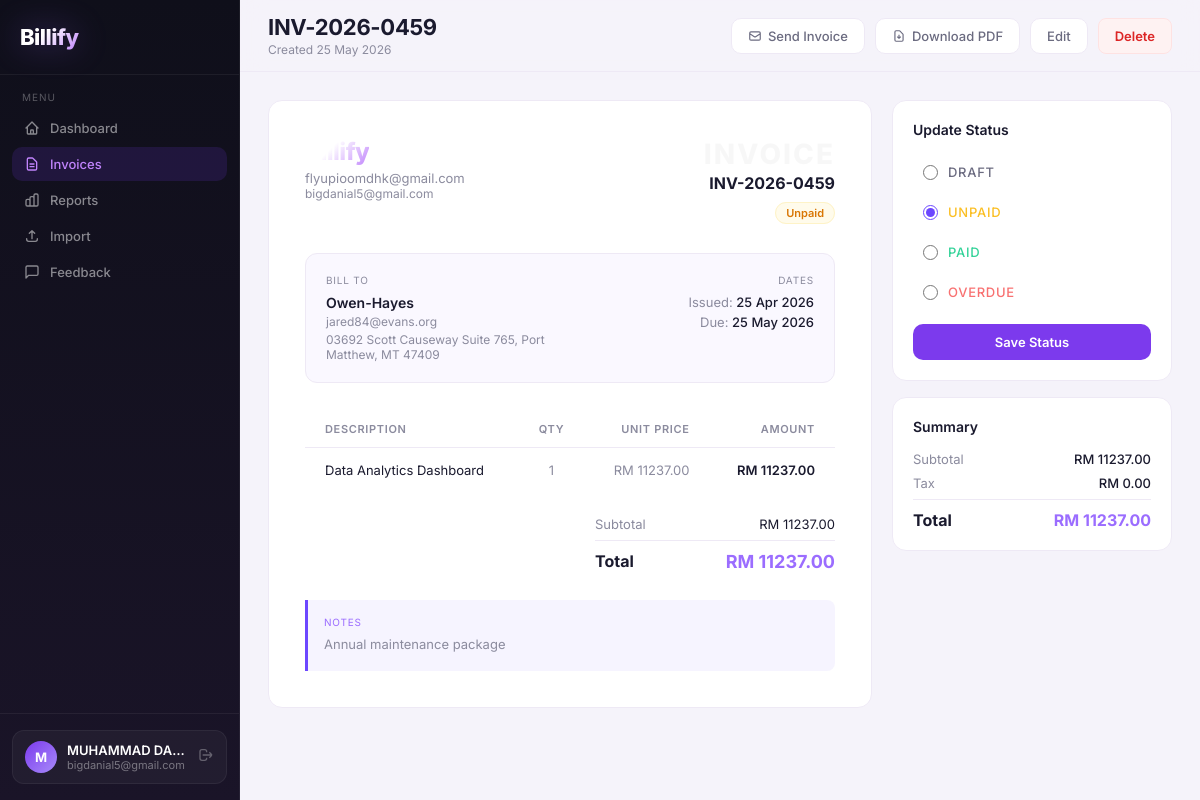
The page /invoices/459 (signed in) on the database as committed earlier.
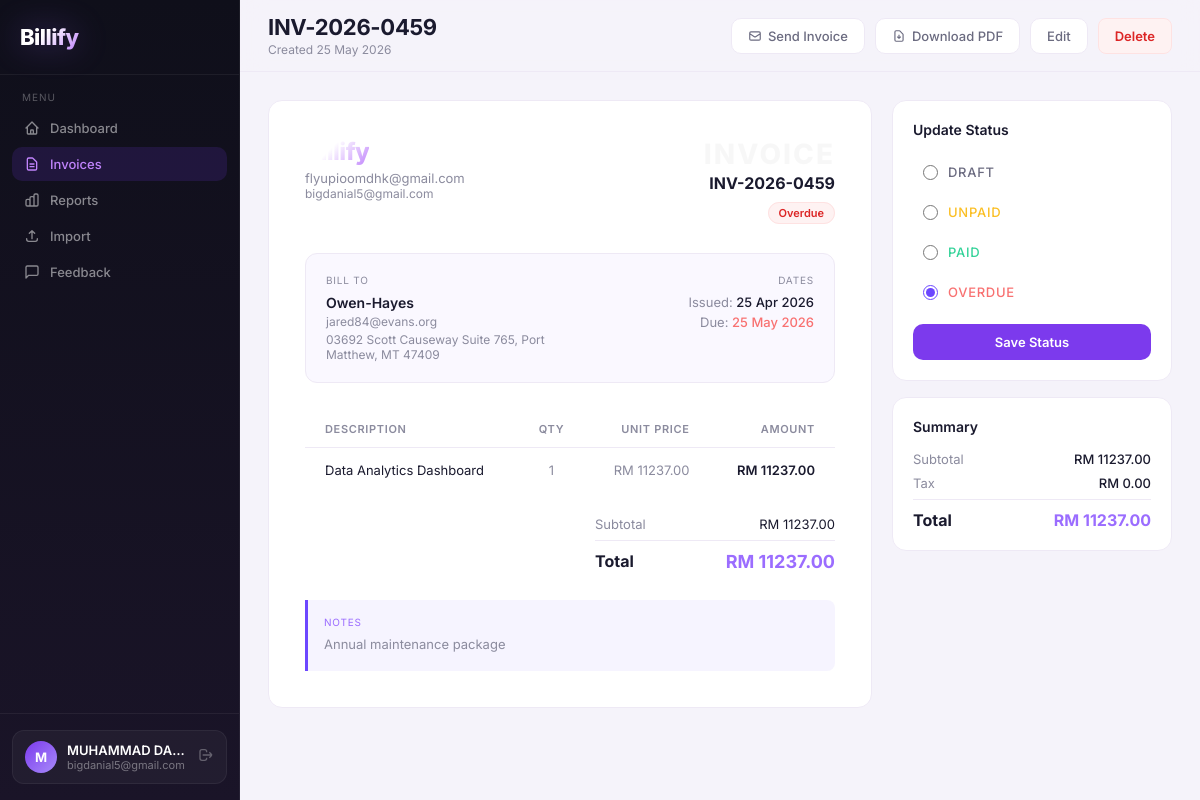
The same page on the database as committed later.
### app.py (models this page shows)
class Invoice(db.Model):
    id = db.Column(db.Integer, primary_key=True)
    invoice_number = db.Column(db.String(20), unique=True, nullable=False)
    client_name = db.Column(db.String(100), nullable=False)
    client_email = db.Column(db.String(120))
    client_address = db.Column(db.Text)
    issue_date = db.Column(db.Date, nullable=False, default=date.today)
    due_date = db.Column(db.Date, nullable=False)
    status = db.Column(db.String(20), default='Draft')
    subtotal = db.Column(db.Float, default=0.0)
    tax_percent = db.Column(db.Float, default=0.0)
    tax_amount = db.Column(db.Float, default=0.0)
    total = db.Column(db.Float, default=0.0)
    notes = db.Column(db.Text)
    user_id = db.Column(db.Integer, db.ForeignKey('user.id'), nullable=False)
    created_at = db.Column(db.DateTime, default=datetime.utcnow)
    items = db.relationship('InvoiceItem', backref='invoice', lazy=True, cascade='all, delete-orphan')

### app.py (the view)
@app.route('/invoices/<int:id>')
@login_required
def view_invoice(id):
    inv = Invoice.query.filter_by(id=id, user_id=current_user.id).first_or_404()
    return render_template('invoice_view.html', invoice=inv)

### app.py (called while the page is built)
@app.after_request
def add_security_headers(response):
    response.headers['X-Content-Type-Options'] = 'nosniff'
    response.headers['X-Frame-Options'] = 'SAMEORIGIN'
    response.headers['X-XSS-Protection'] = '1; mode=block'
    response.headers['Referrer-Policy'] = 'strict-origin-when-cross-origin'
    return response

@login_manager.user_loader
def load_user(user_id):
    return User.query.get(int(user_id))

### templates/invoice_view.html (shortened to what the changed rows need)
{% extends 'base.html' %}
{% block page_title %}{{ invoice.invoice_number }}{% endblock %}
{% block page_subtitle %}Created {{ invoice.created_at.strftime('%d %b %Y') }}{% endblock %}
{% block content %}
<div style="display:grid;grid-template-columns:1fr 280px;gap:20px;" class="fade-up fade-up-1">
  <div class="card" style="padding:36px;">
    <div style="display:flex;justify-content:space-between;align-items:start;margin-bottom:32px;">
      <div style="text-align:right;">
        <div style="font-size:28px;font-weight:800;color:rgba(0,0,0,0.03);letter-spacing:2px;">INVOICE</div>
        <div style="font-size:16px;font-weight:700;color:var(--text);margin-top:2px;">{{ invoice.invoice_number }}</div>
        <div style="margin-top:8px;">
          {% if invoice.status == 'Paid' %}<span class="badge-paid">Paid</span>
          {% elif invoice.status == 'Overdue' %}<span class="badge-overdue">Overdue</span>
          {% elif invoice.status == 'Unpaid' %}<span class="badge-unpaid">Unpaid</span>
          {% else %}<span class="badge-draft">Draft</span>{% endif %}
        </div>
      </div>
    </div>
    <div style="display:grid;grid-template-columns:1fr 1fr;gap:20px;padding:20px;background:#faf8ff;border:1px solid var(--border);border-radius:12px;margin-bottom:28px;">
      <div>
        <div style="font-size:10px;color:var(--muted);text-transform:uppercase;letter-spacing:0.08em;margin-bottom:8px;">Bill To</div>
        <div style="font-weight:600;color:var(--text);font-size:14px;">{{ invoice.client_name }}</div>
        {% if invoice.client_email %}<div style="font-size:12px;color:var(--muted);margin-top:3px;">{{ invoice.client_email }}</div>{% endif %}
        {% if invoice.client_address %}<div style="font-size:12px;color:var(--muted);margin-top:3px;white-space:pre-line;">{{ invoice.client_address }}</div>{% endif %}
      </div>
      <div style="text-align:right;">
        <div style="font-size:13px;color:var(--muted);margin-bottom:4px;">Issued: <span style="color:var(--text);font-weight:500;">{{ invoice.issue_date.strftime('%d %b %Y') }}</span></div>
        <div style="font-size:13px;color:var(--muted);">Due: <span style="font-weight:500;{% if invoice.status == 'Overdue' %}color:#f87171;{% else %}color:var(--text);{% endif %}">{{ invoice.due_date.strftime('%d %b %Y') }}</span></div>
      </div>
    </div>
    <table style="margin-bottom:24px;">
      <thead>
        <tr>
          <th>Description</th>
          <th style="text-align:center;">Qty</th>
          <th style="text-align:right;">Unit Price</th>
          <th style="text-align:right;">Amount</th>
        </tr>
      </thead>
    </table>
    <div style="display:flex;justify-content:flex-end;">
      <div style="width:240px;">
        <div style="display:flex;justify-content:space-between;font-size:13px;margin-bottom:8px;">
          <span style="color:var(--muted);">Subtotal</span>
          <span style="color:var(--text);">RM {{ "%.2f"|format(invoice.subtotal) }}</span>
        </div>
        <div style="display:flex;justify-content:space-between;border-top:1px solid var(--border);padding-top:10px;margin-top:4px;">
          <span style="font-weight:700;color:var(--text);">Total</span>
          <span style="font-weight:700;font-size:18px;color:#9b6dff;">RM {{ "%.2f"|format(invoice.total) }}</span>
        </div>
      </div>
    </div>
    {% if invoice.notes %}
    <div style="margin-top:28px;padding:16px;background:rgba(108,71,255,0.06);border-left:3px solid #6c47ff;border-radius:0 8px 8px 0;">
      <div style="font-size:10px;color:#9b6dff;text-transform:uppercase;letter-spacing:0.08em;margin-bottom:6px;">Notes</div>
      <div style="font-size:13px;color:var(--muted);white-space:pre-line;line-height:1.6;">{{ invoice.notes }}</div>
    </div>
    {% endif %}
  </div>
  <div style="display:flex;flex-direction:column;gap:16px;">
    <div class="card" style="padding:20px;">
      <form method="POST" action="{{ url_for('update_status', id=invoice.id) }}">
        {% for s in ['Draft','Unpaid','Paid','Overdue'] %}
        <label style="display:flex;align-items:center;gap:10px;padding:10px;border-radius:8px;cursor:pointer;margin-bottom:4px;transition:background 0.15s;" onmouseover="this.style.background='rgba(0,0,0,0.02)'" onmouseout="this.style.background='transparent'">
          <input type="radio" name="status" value="{{ s }}" {% if invoice.status == s %}checked{% endif %} style="accent-color:#6c47ff;width:15px;height:15px;"/>
          <span style="font-size:13px;font-weight:500;
            {% if s == 'Paid' %}color:#34d399;
            {% elif s == 'Overdue' %}color:#f87171;
            {% elif s == 'Unpaid' %}color:#fbbf24;
            {% else %}color:var(--muted-light);{% endif %}">{{ s }}</span>
        </label>
        {% endfor %}
      </form>
    </div>
    <div class="card" style="padding:20px;">
      <div style="display:flex;justify-content:space-between;font-size:13px;margin-bottom:8px;">
        <span style="color:var(--muted);">Subtotal</span>
        <span style="color:var(--text);font-weight:500;">RM {{ "%.2f"|format(invoice.subtotal) }}</span>
      </div>
      <div style="display:flex;justify-content:space-between;font-size:13px;margin-bottom:8px;">
        <span style="color:var(--muted);">Tax</span>
        <span style="color:var(--text);font-weight:500;">RM {{ "%.2f"|format(invoice.tax_amount) }}</span>
      </div>
      <div style="display:flex;justify-content:space-between;border-top:1px solid var(--border);padding-top:10px;margin-top:4px;">
        <span style="font-weight:700;color:var(--text);">Total</span>
        <span style="font-weight:700;font-size:16px;color:#9b6dff;">RM {{ "%.2f"|format(invoice.total) }}</span>
      </div>
    </div>
  </div>
</div>
{% endblock %}

Rows that differ between the two databases and show on the page:
changed Invoice "Owen-Hayes": status "☑ UNPAID" → "☐ UNPAID"; status "☐ OVERDUE" → "☑ OVERDUE"
Other text that changed with them:
text no longer shown: "Unpaid"
text now shown: "Overdue"
